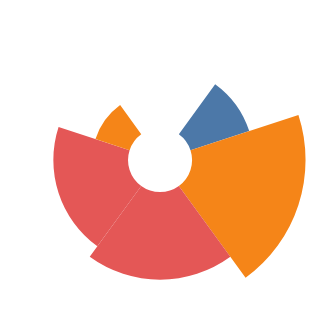

Express this chart as Vega-Lite.
### Vega-Lite specification from a JSON file in a GitHub repository (floating-point values rounded to 4 significant figures)
{"$schema": "https://vega.github.io/schema/vega-lite/v6.json", "padding": 5, "autosize": "none", "data": {"name": "table", "values": [{"c": "A", "g": "p", "x": 1, "y": 2, "v": 5, "t": "2024-01-15", "o": {"v": 3}, "IMDB Rating": 6.1, "d": "x1"}, {"c": "B", "g": "q", "x": 2, "y": 4, "v": 9, "t": "2024-02-20", "o": {"v": 7}, "IMDB Rating": 7.4, "d": "x2"}, {"c": "A", "g": "q", "x": 3, "y": 3, "v": 2, "t": "2024-03-05", "o": {"v": 1}, "IMDB Rating": 5.2, "d": "x1"}, {"c": "C", "g": "p", "x": 4, "y": 6, "v": 7, "t": "2024-05-30", "o": {"v": 4}, "IMDB Rating": 8.8, "d": "x3"}, {"c": "B", "g": "p", "x": 5, "y": 5, "v": 4, "t": "2024-07-11", "o": {"v": 9}, "IMDB Rating": 6.9, "d": "x2"}, {"c": "C", "g": "q", "x": 6, "y": 8, "v": 6, "t": "2024-09-02", "o": {"v": 2}, "IMDB Rating": 7.7, "d": "x3"}, {"c": "A", "g": "p", "x": 7, "y": 7, "v": 8, "t": "2024-11-25", "o": {"v": 5}, "IMDB Rating": 4.4, "d": "x1"}, {"c": "B", "g": "q", "x": 8, "y": 9, "v": 3, "t": "2024-12-31", "o": {"v": 8}, "IMDB Rating": 9.1, "d": "x2"}]}, "width": 100, "height": 100, "mark": {"type": "arc", "radius2Offset": 6}, "encoding": {"theta": {"field": "x", "type": "quantitative", "scale": {"domain": [0, 10]}}, "theta2": {"field": "y"}, "radius": {"field": "v", "type": "quantitative", "scale": {"zero": true, "rangeMin": 10}}, "radius2": {"value": 5}, "color": {"field": "c", "type": "nominal"}}}
